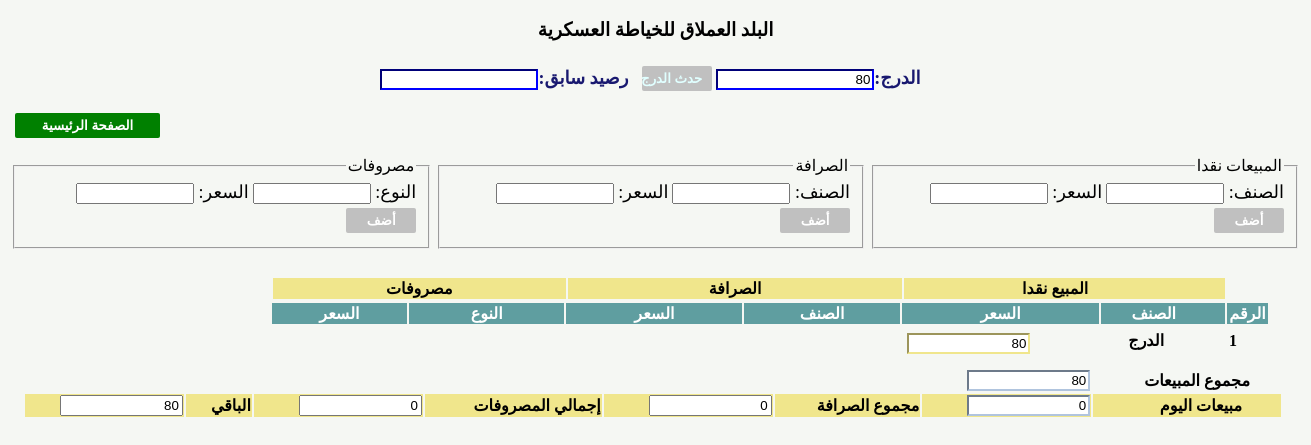
The app's page /daftarUser.php with its own data.
### tables this page shows
CREATE TABLE `altermahal` (
  `alterMahal_id` int(11) NOT NULL,
  `mahalName` text NOT NULL
);

CREATE TABLE `daftarvariables` (
  `daftarVar_id` int(11) NOT NULL,
  `derj` float NOT NULL,
  `dateOfDerj` date NOT NULL
);

### daftarUser.php (the view, shortened to what this page needs)
<?php
include 'datalogin.php';
?>
<!DOCTYPE html>
<html>
<head>
 <link rel="stylesheet" href="//code.jquery.com/ui/1.12.1/themes/base/jquery-ui.css">
</head>
<body dir="rtl" style="background-color:rgb(245, 247, 243)">
<div id="divToPrint" class="kames" align="center">
<?php
$sql = "SELECT * FROM altermahal ORDER BY alterMahal_id DESC LIMIT 0, 1";
$result = $connection->query($sql);
if ($result->num_rows >=0) {
    while($row = $result->fetch_assoc()) {
$mahalName=$row['mahalName'];
echo '<h3 style="text-align:center;">'.$mahalName.'</h3>';
}
}
else{
echo "0 results";
}
$sql2 = "SELECT * FROM daftarvariables ORDER BY daftarVar_id DESC LIMIT 1";
$result2 = mysqli_query($connection, $sql2);
while ($row = mysqli_fetch_array($result2)) {
	$derjValueNow=$row['derj'];
}
	function getDerjYesterday(){
		global $derjBeforeToday, $connection;
		$sql3 = "SELECT
   derj
FROM
    daftarvariables
WHERE
   daftarvariables.dateOfDerj =
    (
    SELECT
        -- latest date with available data before today
        MAX(daftarvariables.dateOfDerj)
    FROM
        -- same joined tables as original query
       daftarvariables
    WHERE
         -- same condition as original query
          daftarvariables.dateOfDerj < CURRENT_DATE()
    ) ;";
$result3 = mysqli_query($connection, $sql3);
while ($row = mysqli_fetch_array($result3)) {
$derjBeforeToday=$row['derj'];}
return $derjBeforeToday;
	}
	echo "<table>";
	echo "<tr>";
	echo '<form method="post" action="daftarUser.php">';
		echo "<td>";
		echo '<label style="font-size:18px;margin-right:10px;margin-bottom:10px;color:#191970;font-weight:bold;">الدرج:</label>';
	echo '<input type="text" name="derjVa" id="derjVa" style="width:150px;border-color:#0000CD;" value="'.(isset($derjValueNow)? $derjValueNow:0).'"></input>';
		echo "</td>";
		echo "<td>";
echo '<input type="submit" style="color:#E0FFFF" value="حدث الدرج" name="updateDerj" id="updateDerj">';
echo "</form>";
		echo "<td>";
		echo '<label style="font-size:18px;margin-right:10px;margin-bottom:10px;color:#191970;font-weight:bold;">رصيد سابق:</label>';
	echo '<input type="text" name="raseedPrev" id="raseedPrev" style="width:150px;border-color:#0000CD;" value="'. $PRVL .'"></input>';
		echo "</td>";
echo "</tr>";
echo "</table>";
?>
<table style="width:1040px">
<table id="header">
<form id="mainForm" name="mainForm" method="post" action="daftarUser.php">
   <tr>
       <td>
           </td>
       <td>
           </td>
<td>
<input type="button" value="الصفحة الرئيسية" class="homebutton" id="btnHome" style="float:left;"
onClick="document.location.href='mainPageUser.php'" />
    </td>
       </tr>
<tr>
<td style="width:440px;margin-top:10px;">
    <fieldset style="margin-top:10px;">
<legend>المبيعات نقدا</legend>
<label style="font-size:18px">
الصنف:
</label>
<input type="text" id="senf" style="width:110px;margin-right:0px;align:right" name="senf">
<label style="font-size:18px">
السعر:
</label>
<input type="text" id="se3r" name="se3r" style="width:110px">
<input type="submit" value="أضف" name="addCash" id="addCash">
</fieldset>
</form>
<td style="width:440px">
<form id="mainForm" name="mainForm" method="post" action="daftarUser.php">
<fieldset  style="margin-top:10px;">
<legend>الصرافة</legend>
<label style="font-size:18px">
الصنف:
</label>
<input type="text" id="senfS" style="width:110px;" name="senfS"></input>
<label style="font-size:18px">
السعر:
</label>
<input type="text" id="se3rS" name="se3rS" style="width:110px"></input>
<input type="submit" value="أضف" name="addSarafa" id="addSarafa">
</fieldset>
</form>
</td>
<td style="width:430px">
<form id="mainForm" name="mainForm" method="post" action="daftarUser.php">
<fieldset  style="margin-top:10px;">
<legend>مصروفات</legend>
<label style="font-size:18px">
النوع:
</label>
<input type="text" id="naw3M" style="width:110px;" name="naw3M"></input>
<label style="font-size:18px">
السعر:
</label>
<input type="text" id="si3rM" name="si3rM" style="width:110px" ></input>
<input type="submit" value="أضف" name="addMasrofat" id="addtMasrofat">
</fieldset>
</td>
<tr>
    <td>
</td>
</tr>
</table>
<?php
$counter=0;
$sumOfSe3r=0;
$sumOfSarafa=0;
$sumOfMasrofat=0;
echo "<table align='right' style='margin-top:20px;margin-bottom:0px;align:right;margin-right:33px;width:1260px'>";
echo "<tr>";
echo "<th style='background-color:rgb(245, 247, 243);width:38px'></th><th style='width:291px;background-color:#F0E68C;color:black;'>المبيع نقدا</th><th style='width:324px;background-color:#F0E68C;color:black;'>الصرافة</th><th style='width:283px;background-color:#F0E68C;color:black;'>مصروفات</th><th style='background-color:rgb(245, 247, 243);width:250px;'></th></tr>";
echo "</table>";
echo "<table align='right' style='margin-top:0px;align:right;margin-right:33px;width:1260px'>";
echo "<tr>";
echo "<th style='width:38px'>الرقم</th><th style='width:100px;'>الصنف</th><th style='width:170px'>السعر</th><th style='width:150px;'>الصنف</th><th style='width:170px'>السعر</th><th style='width:150px;'>النوع</th><th style='width:130px'>السعر</th><th style='background-color:rgb(245, 247, 243);width:250px;'></th></tr>";
echo "<tr>";
echo "<td>";
echo "<label style='margin-top:6px;width:30px;font-color:purple;margin-left:0px;font-weight:bold;margin-right:30px;'>1</label>";
echo "</td>";
echo "<td>";
 echo "<label style='margin-top:6px;width:30px;font-color:purple;margin-left:10px;font-weight:bold;margin-right:60px;'>الدرج</label>";
 echo "</td><td>";
 getDerjYesterday();
 echo '<input style="margin-top:6px;width:115px;margin-right:68px;border-color:#F0E68C" name=derjVal  id=derjVal  class="derjVal" value="' . $derjBeforeToday .'" ></input>';
 $sumOfSe3r+=$derjBeforeToday;
echo "</td>";
echo "</tr>";
echo "</table>";
echo "<table align='right' style='margin-top:10px;margin-bottom:0px;align:right;margin-right:20px;width:1260px'>";
echo "<tr>";
echo "<td>";
 echo "<label style='margin-top:6px;width:30px;font-color:purple;margin-left:10px;font-weight:bold;margin-right:30px;'>مجموع المبيعات</label>";
	echo "<td>" . "<input type=text name=sumOfSe3r id=sumOfSe3r style='width:115px;border-color:#B0C4DE;' value='" . $sumOfSe3r. "' ></input></td>";
	echo "</td>";
	echo "</tr>";
echo '<tr style="background-color:#F0E68C;">';
echo "<td>";
echo "<label style='width:30px;font-color:purple;margin-left:10px;font-weight:bold;margin-right:38px;'>مبيعات اليوم</label>";
echo "</td>";
 echo "<td align='right'>";
 $mabee3Today=$sumOfSe3r-$derjBeforeToday;
 if(isset($_SESSION['from'])){
	$postedV=$_SESSION['from'];
}
else
	$postedV=0;
 $mabee3Today-=$postedV;
        echo '<input style="width:115px;border-color:#B0C4DE;" name=senf  id=senf onkeyup="doPriceSub('.$counter.')" class="senf" value="' . $mabee3Today .'" ></input>';
        echo "</td>";
		echo "<td>";
echo "<label style='width:30px;font-color:purple;margin-left:10px;font-weight:bold;'>مجموع الصرافة</label>";
echo "</td>";
 echo "<td align='right'>";
        echo '<input style="width:115px" name=senf  id=senf onkeyup="doPriceSub('.$counter.')" class="senf" value="' . $sumOfSarafa .'" ></input>';
		echo "</td>";
		echo "<td>";
echo "<label style='width:30px;font-color:purple;margin-left:10px;font-weight:bold;'>إجمالي المصروفات</label>";
echo "</td>";
 echo "<td align='right'>";
        echo '<input style="width:115px" name=senf  id=senf  class="senf" value="' . $sumOfMasrofat .'" ></input>';
		echo "</td>";
				echo "<td>";
echo "<label style='width:30px;font-color:purple;margin-left:10px;font-weight:bold;'>الباقي</label>";
echo "</td>";
 echo "<td align='right'>";
 $baki=$sumOfSe3r+$PRVL-$sumOfMasrofat-$postedV ;
        echo '<input style="width:115px" name="bakiVal"  id="bakiVal" class="senf" value="' . $baki .'" ></input>';
        echo "</td>";
        echo "</tr>";
echo "</table>";
?>
</div>
</body>
</html>

### daftarUser.php (style rules this page uses)
th { background-color: #5F9EA0; color: white; }
input[type=submit] { width: 70px; background-color: silver; color: white; padding: 5px 10px; margin: 4px 0; border: none; border-radius: 2px; cursor: pointer; font-weight:bold; }
input[type=button] { width: 100px; background-color: white; color: white; padding: 14px 20px; margin: 8px 0; border: none; border-radius: 4px; cursor: pointer; }
#btnHome { width: 145px; background-color: green; color: white; padding: 5px 10px; margin: 12px 30px 4px 4px; border: none; border-radius: 2px; cursor: pointer; font-weight:bold; font-size:21; }
th:nth-child(2) { padding-right: 20px; }

### records on screen
altermahal: mahalName "البلد العملاق للخياطة العسكرية"
daftarvariables: derjVa "80"
